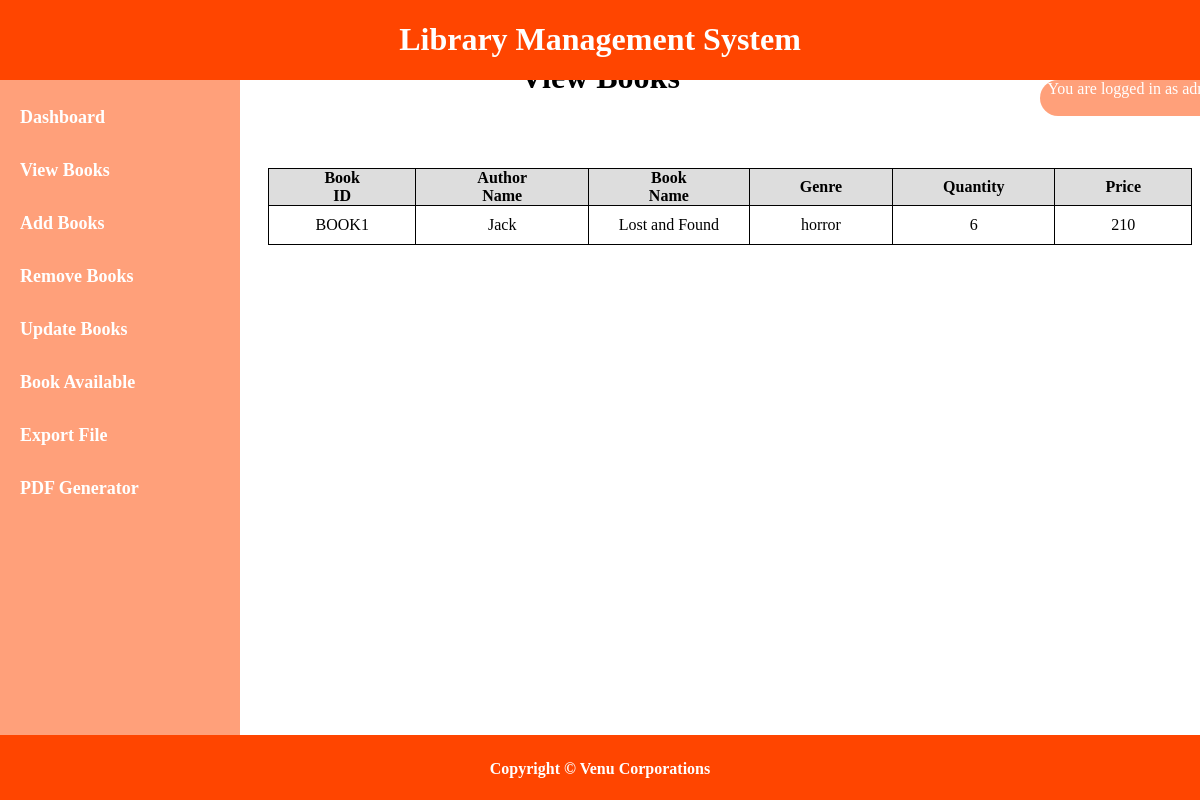
/view-bookpg (signed in), run on the app's committed database.
### tables this page shows
CREATE TABLE books (bookid TEXT PRIMARY KEY, 
        authorname TEXT NOT NULL, bookname TEXT NOT NULL, genre TEXT NOT NULL, quantity INTEGER,
        price INTEGER);

### lmsController.py (the view)
    def view_books(self):
        bm = booksModel(app)
        bookdata = bm.fetch()
        return render_template("view_books.html", libdata = bookdata)

### books_model.py (called while the page is built)
    def fetch(self):
        self.cur.execute("SELECT * from books")
        bdata = self.cur.fetchall()
        return bdata

    def __del__(self):
        self.cur.close()
        self.conn.close()

### templates/view_books.html
{% extends "layout.html" %}
{% block body %}
<div class="heading-index">
    <h1>View Books</h1>
</div>
<div class="add-form">
    <table class="responsive-table">
        <thead>
            <tr>
                <th>Book ID</th>
                <th>Author Name</th>
                <th>Book Name</th>
                <th>Genre</th>
                <th>Quantity</th>
                <th>Price</th>
            </tr>
        </thead>
        <tbody>
            {% for data in libdata %}
            <tr>
                <td>{{ data[0] }}</td>
                <td>{{ data[1] }}</td>
                <td>{{ data[2] }}</td>
                <td>{{ data[3] }}</td>
                <td>{{ data[4] }}</td>
                <td>{{ data[5] }}</td>
            </tr>
            {% endfor %}
        </tbody>
    </table>
</div>
{% endblock %}

### static/css/lms.css (style rules this page uses)
.heading-index { text-align: center; margin-top: 5%; }
.add-form { padding: 50px 0 0 250px; }
.responsive-table { border-collapse: collapse; margin: 0 0 0 10px; }
.responsive-table td { border: 1px solid black; text-align: center; padding: 10px 0 10px 0; }
.responsive-table th { padding: 0 50px 0 50px; border: 1px solid black; background: #ddd; }

### data on the page
books: bookid "BOOK1", authorname "Jack", bookname "Lost and Found", genre "horror", quantity "6", price "210"
